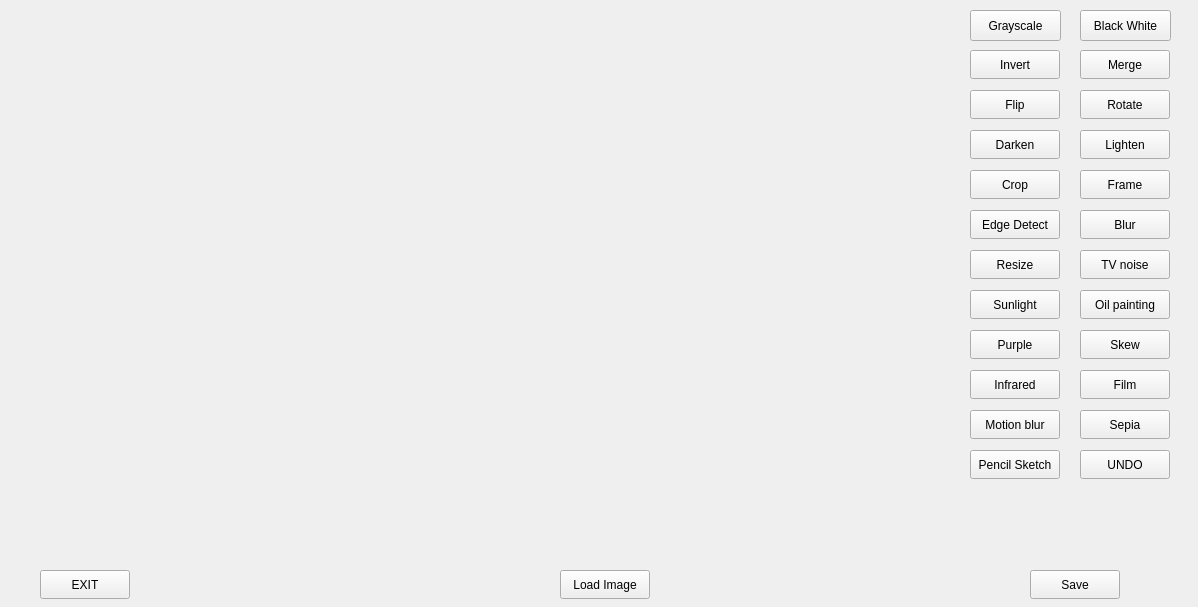
<?xml version="1.0" encoding="UTF-8"?>
<ui version="4.0">
 <class>Widget</class>
 <widget class="QWidget" name="Widget">
  <property name="geometry">
   <rect>
    <x>0</x>
    <y>0</y>
    <width>1198</width>
    <height>607</height>
   </rect>
  </property>
  <property name="windowTitle">
   <string>Widget</string>
  </property>
  <widget class="QPushButton" name="loadButton">
   <property name="geometry">
    <rect>
     <x>560</x>
     <y>570</y>
     <width>90</width>
     <height>29</height>
    </rect>
   </property>
   <property name="text">
    <string>Load Image</string>
   </property>
  </widget>
  <widget class="QPushButton" name="save">
   <property name="geometry">
    <rect>
     <x>1030</x>
     <y>570</y>
     <width>90</width>
     <height>29</height>
    </rect>
   </property>
   <property name="text">
    <string>Save</string>
   </property>
  </widget>
  <widget class="QPushButton" name="grayscaleButton">
   <property name="geometry">
    <rect>
     <x>970</x>
     <y>10</y>
     <width>91</width>
     <height>31</height>
    </rect>
   </property>
   <property name="text">
    <string>Grayscale</string>
   </property>
  </widget>
  <widget class="QPushButton" name="blackandwhiteButton">
   <property name="geometry">
    <rect>
     <x>1080</x>
     <y>10</y>
     <width>91</width>
     <height>31</height>
    </rect>
   </property>
   <property name="text">
    <string>Black White</string>
   </property>
  </widget>
  <widget class="QPushButton" name="invertButton">
   <property name="geometry">
    <rect>
     <x>970</x>
     <y>50</y>
     <width>90</width>
     <height>29</height>
    </rect>
   </property>
   <property name="text">
    <string>Invert</string>
   </property>
  </widget>
  <widget class="QPushButton" name="mergeButton">
   <property name="geometry">
    <rect>
     <x>1080</x>
     <y>50</y>
     <width>90</width>
     <height>29</height>
    </rect>
   </property>
   <property name="text">
    <string>Merge</string>
   </property>
  </widget>
  <widget class="QPushButton" name="flipButton">
   <property name="geometry">
    <rect>
     <x>970</x>
     <y>90</y>
     <width>90</width>
     <height>29</height>
    </rect>
   </property>
   <property name="text">
    <string>Flip</string>
   </property>
  </widget>
  <widget class="QPushButton" name="rotateButton">
   <property name="geometry">
    <rect>
     <x>1080</x>
     <y>90</y>
     <width>90</width>
     <height>29</height>
    </rect>
   </property>
   <property name="text">
    <string>Rotate</string>
   </property>
  </widget>
  <widget class="QPushButton" name="darkenButton">
   <property name="geometry">
    <rect>
     <x>970</x>
     <y>130</y>
     <width>90</width>
     <height>29</height>
    </rect>
   </property>
   <property name="text">
    <string>Darken</string>
   </property>
  </widget>
  <widget class="QPushButton" name="lightenButton">
   <property name="geometry">
    <rect>
     <x>1080</x>
     <y>130</y>
     <width>90</width>
     <height>29</height>
    </rect>
   </property>
   <property name="text">
    <string>Lighten</string>
   </property>
  </widget>
  <widget class="QPushButton" name="cropButton">
   <property name="geometry">
    <rect>
     <x>970</x>
     <y>170</y>
     <width>90</width>
     <height>29</height>
    </rect>
   </property>
   <property name="text">
    <string>Crop</string>
   </property>
  </widget>
  <widget class="QPushButton" name="frameButton">
   <property name="geometry">
    <rect>
     <x>1080</x>
     <y>170</y>
     <width>90</width>
     <height>29</height>
    </rect>
   </property>
   <property name="text">
    <string>Frame</string>
   </property>
  </widget>
  <widget class="QPushButton" name="blurButton">
   <property name="geometry">
    <rect>
     <x>1080</x>
     <y>210</y>
     <width>90</width>
     <height>29</height>
    </rect>
   </property>
   <property name="text">
    <string>Blur</string>
   </property>
  </widget>
  <widget class="QPushButton" name="sunlightButton">
   <property name="geometry">
    <rect>
     <x>970</x>
     <y>290</y>
     <width>90</width>
     <height>29</height>
    </rect>
   </property>
   <property name="text">
    <string>Sunlight</string>
   </property>
  </widget>
  <widget class="QPushButton" name="oilpaintingButton">
   <property name="geometry">
    <rect>
     <x>1080</x>
     <y>290</y>
     <width>90</width>
     <height>29</height>
    </rect>
   </property>
   <property name="text">
    <string>Oil painting</string>
   </property>
  </widget>
  <widget class="QPushButton" name="tvButton">
   <property name="geometry">
    <rect>
     <x>1080</x>
     <y>250</y>
     <width>90</width>
     <height>29</height>
    </rect>
   </property>
   <property name="text">
    <string>TV noise</string>
   </property>
  </widget>
  <widget class="QPushButton" name="purpleButton">
   <property name="geometry">
    <rect>
     <x>970</x>
     <y>330</y>
     <width>90</width>
     <height>29</height>
    </rect>
   </property>
   <property name="text">
    <string>Purple</string>
   </property>
  </widget>
  <widget class="QPushButton" name="infraredButton">
   <property name="geometry">
    <rect>
     <x>970</x>
     <y>370</y>
     <width>90</width>
     <height>29</height>
    </rect>
   </property>
   <property name="text">
    <string>Infrared</string>
   </property>
  </widget>
  <widget class="QPushButton" name="skewButton">
   <property name="geometry">
    <rect>
     <x>1080</x>
     <y>330</y>
     <width>90</width>
     <height>29</height>
    </rect>
   </property>
   <property name="text">
    <string>Skew</string>
   </property>
  </widget>
  <widget class="QPushButton" name="filmButton">
   <property name="geometry">
    <rect>
     <x>1080</x>
     <y>370</y>
     <width>90</width>
     <height>29</height>
    </rect>
   </property>
   <property name="text">
    <string>Film</string>
   </property>
  </widget>
  <widget class="QPushButton" name="motionblurButton">
   <property name="geometry">
    <rect>
     <x>970</x>
     <y>410</y>
     <width>90</width>
     <height>29</height>
    </rect>
   </property>
   <property name="text">
    <string>Motion blur</string>
   </property>
  </widget>
  <widget class="QPushButton" name="sepiaButton">
   <property name="geometry">
    <rect>
     <x>1080</x>
     <y>410</y>
     <width>90</width>
     <height>29</height>
    </rect>
   </property>
   <property name="text">
    <string>Sepia</string>
   </property>
  </widget>
  <widget class="QPushButton" name="pencilButton">
   <property name="geometry">
    <rect>
     <x>970</x>
     <y>450</y>
     <width>90</width>
     <height>29</height>
    </rect>
   </property>
   <property name="text">
    <string>Pencil Sketch</string>
   </property>
  </widget>
  <widget class="QPushButton" name="undo">
   <property name="geometry">
    <rect>
     <x>1080</x>
     <y>450</y>
     <width>90</width>
     <height>29</height>
    </rect>
   </property>
   <property name="text">
    <string>UNDO</string>
   </property>
  </widget>
  <widget class="QPushButton" name="exit">
   <property name="geometry">
    <rect>
     <x>40</x>
     <y>570</y>
     <width>90</width>
     <height>29</height>
    </rect>
   </property>
   <property name="text">
    <string>EXIT</string>
   </property>
  </widget>
  <widget class="QLabel" name="imageLabel">
   <property name="geometry">
    <rect>
     <x>10</x>
     <y>10</y>
     <width>941</width>
     <height>531</height>
    </rect>
   </property>
   <property name="text">
    <string/>
   </property>
   <property name="scaledContents">
    <bool>true</bool>
   </property>
  </widget>
  <widget class="QPushButton" name="edgeButton">
   <property name="geometry">
    <rect>
     <x>970</x>
     <y>210</y>
     <width>90</width>
     <height>29</height>
    </rect>
   </property>
   <property name="text">
    <string>Edge Detect</string>
   </property>
  </widget>
  <widget class="QPushButton" name="resizeButton">
   <property name="geometry">
    <rect>
     <x>970</x>
     <y>250</y>
     <width>90</width>
     <height>29</height>
    </rect>
   </property>
   <property name="text">
    <string>Resize</string>
   </property>
  </widget>
 </widget>
 <resources/>
 <connections/>
</ui>
